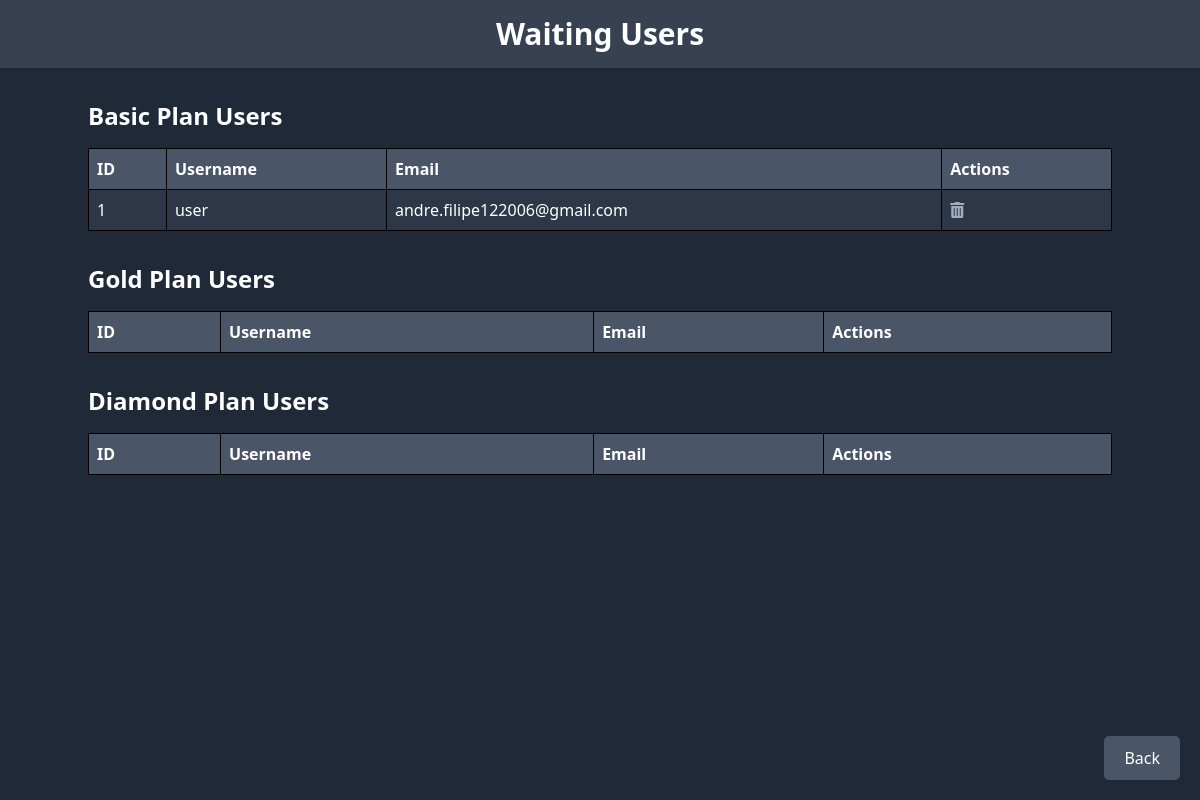
/WaitingUsers, run on the app's committed database.
### app.py (models this page shows)
class WaitingBasicPlan(db.Model):
    id = db.Column(db.Integer, primary_key=True)
    username = db.Column(db.String(100), nullable=False)
    email = db.Column(db.String(100), unique=True, nullable=False)

### app.py (the view)
@app.route('/WaitingUsers')
def WaitingUsers():
    basic_plan_users = WaitingBasicPlan.query.all()
    gold_plan_users = WaitingGoldPlan.query.all()
    diamond_plan_users = WaitingDiamondPlan.query.all()
    return render_template('WaitingUsers.html', basic_plan_users=basic_plan_users, gold_plan_users=gold_plan_users, diamond_plan_users=diamond_plan_users)

### server/templates/WaitingUsers.html (shortened to what this page needs)
<!DOCTYPE html>
<html lang="en">
<head>
    <link href="https://cdn.jsdelivr.net/npm/tailwindcss@2.2.19/dist/tailwind.min.css" rel="stylesheet">
    <link href="https://cdnjs.cloudflare.com/ajax/libs/font-awesome/5.15.4/css/all.min.css" rel="stylesheet">
</head>
<body class="bg-gray-800 text-white">
    <header class="bg-gray-700 p-4 text-center">
        <h1 class="text-3xl font-bold">Waiting Users</h1>
    </header>
    <div class="container mx-auto mt-8">
        <h2 class="text-2xl font-semibold mb-4">Basic Plan Users</h2>
        <table class="mb-8">
            <tr>
                <th>ID</th>
                <th>Username</th>
                <th>Email</th>
                <th>Actions</th>
            </tr>
            {% for user in basic_plan_users %}
            <tr>
                <td>{{ user.id }}</td>
                <td>{{ user.username }}</td>
                <td>{{ user.email }}</td>
                <td>
                    <form action="{{ url_for('remove_waiting_user') }}" method="post" onsubmit="return confirmDelete()">
                        <button type="submit" class="icon-button">
                            <i class="fas fa-trash-alt"></i>
                        </button>
                    </form>
                </td>
            </tr>
            {% endfor %}
        </table>
        <h2 class="text-2xl font-semibold mb-4">Gold Plan Users</h2>
        <table class="mb-8">
            <tr>
                <th>ID</th>
                <th>Username</th>
                <th>Email</th>
                <th>Actions</th>
            </tr>
        </table>
        <h2 class="text-2xl font-semibold mb-4">Diamond Plan Users</h2>
        <table class="mb-8">
            <tr>
                <th>ID</th>
                <th>Username</th>
                <th>Email</th>
                <th>Actions</th>
            </tr>
        </table>
    </div>
    <a href="{{ url_for('main') }}" class="back-button">Back</a>
</body>
</html>

### server/templates/WaitingUsers.html (style rules this page uses)
table { width: 100%; border-collapse: collapse; margin-bottom: 20px; }
table, th, td { border: 1px solid black; }
th, td { padding: 8px; text-align: left; }
th { background-color: #4a5568; color: white; }
td { background-color: #2d3748; color: white; }
.back-button { position: fixed; bottom: 20px; right: 20px; background-color: #4a5568; padding: 10px 20px; border-radius: 5px; color: white; text-decoration: none; transition: background-color 0.3s ease; }
.icon-button { background-color: transparent; color: #a0aec0; transition: color 0.3s ease; }

### data on the page
WaitingBasicPlan: id "1", username "user", email "andre.filipe122006@gmail.com"
